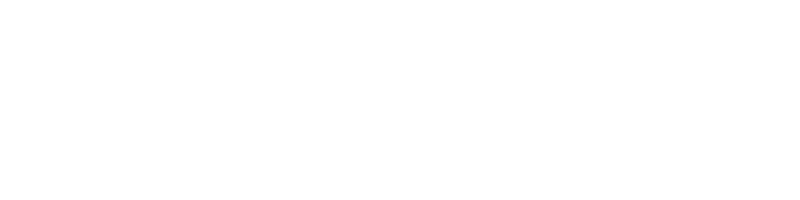
Frame 1 (no input)
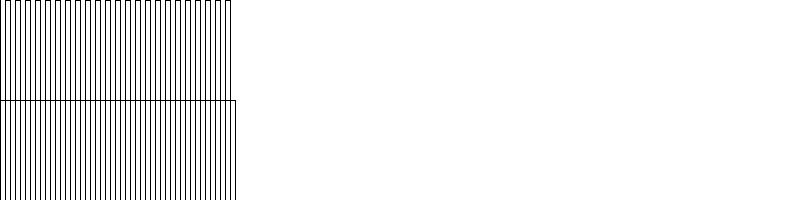
Frame 60 (the mouse pressed at the canvas centre just before this capture)
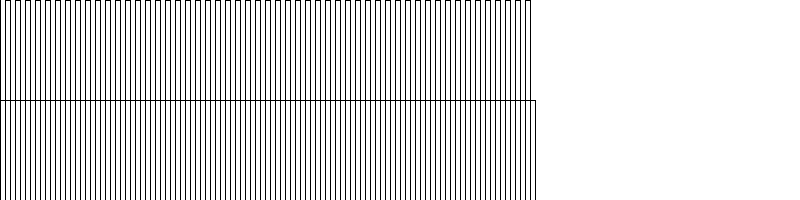
Frame 120 (the mouse held since frame 60 and released just before this capture)

The Processing sketch that drew these frames (run headless with seeded random() and noise(); from frame 60 on, the mouse is pressed at the canvas centre):

// Processing sketch: processing_11497
// ── processing_11497.pde

//ejemplo de modulo con funciones
//chris kairalla

//contador aumenta en 1 cada loop
int counter = 0;
//determina cuatos niveles mas abajo deberan contarse antes de dibujar el otro rect 
int repeat = 2;
//posicion x de rect
int x = -70;
//posicion y de rect
int y = 40;
//ancho de rect
int rectWidth = 5;
//alto de rect
int rectHeight = 100;


void setup(){
 size(800, 200);
background(255); 
frameRate(25);
}

void draw(){
  //usa modulo para crear un loop repetitivo de numeros 
  //cambia repetir para hacer mas filas de rects
  int multNumber = modulo(counter, repeat);
  moveRect(multNumber);
  //dibuja rect
  rect(x, y, rectWidth, rectHeight);
  //resetea si la linea se queda en el ancho de la pantalla 
    if (x > width){
    resetValues();
  }
  increaseCounter();
}

//funcion que devuelve el modulo de dos numeros 
int modulo(int ctr, int _repeat){
 int m = ctr % _repeat;
 return m; 
}

//mueve el rect a la prox posicion 
void moveRect(int multNumber){
   //coloca el siguiente rect justo abajo del ultimo
  y = rectHeight * multNumber;
    //mueve el siguiente rect a la derecha del ultimo rect 
  x += rectWidth; 
}

void increaseCounter(){
   //aumenta contador. Este puede aumentar lo que quiera, y
  //modulo siempre sera un ciclo arriba para repetir el valor 
  counter ++; 
}

void resetValues(){
   background(0);
   x = 0;
   y = 0; 
}
